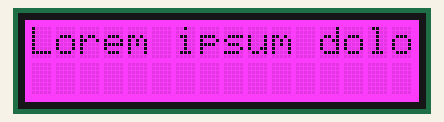
A sketch run on a simulated Arduino Uno, built with avr-gcc and run on an emulated ATmega328P. Shown: 16×2 character LCD.

Above: at 0.1 s.
At 1.7 s:
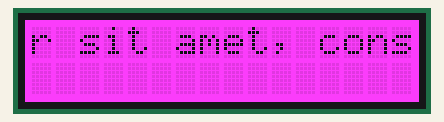
At 3.2 s:
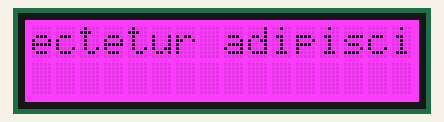
At 4.7 s:
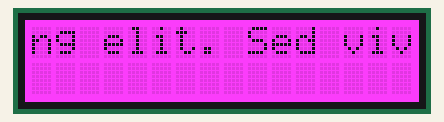
At 6.3 s:
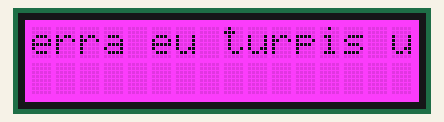
At 7.8 s:
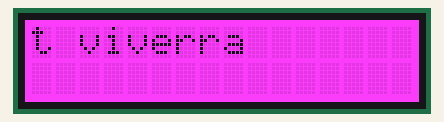

The sketch:

lcd.ino
```cpp
// (licence header left out)
#include <Wire.h>
#include "DFRobot_LCD.h"


int r,g,b;
int t=0;


DFRobot_LCD lcd(16,2);  //16 characters and 2 lines of show


void clearRow(int row, DFRobot_LCD& lcd) {
  lcd.setCursor(0, row);
  for (int i = 0; i < 16; i++) {
    lcd.print(" ");
  }
  lcd.setCursor(0, row);
}

void scrollText(const String s, int row, DFRobot_LCD& lcd) {
  auto s_len = s.length();

  String stringToPrint;
  if (s_len > 16) {
    for (int i = 0; i < s_len; i += 16) {
      stringToPrint = s.substring(i, min(s_len, 16 + i));
      lcd.print(stringToPrint);
      lcd.setCursor(0, row);
      delay(1500);
      clearRow(row, lcd);
    }

  } else {
    lcd.setCursor(0, row);
    lcd.print(s);
  }
}


void setup() {
  Serial.begin(9600);
  // initialize
  lcd.init();

  r = 255;
  g = 0;
  b = 255;
  t=t *3;
  lcd.setRGB(r, g, b);                  //Set R,G,B Value
  lcd.setCursor(0,0);

}

void loop() {
  scrollText("Lorem ipsum dolor sit amet, consectetur adipiscing elit. Sed viverra eu turpis ut viverra", 0, lcd);
  delay(300);
}
```

Measured:
- by itself, everything shown: repeats every 9.5 s, in 7 steps
- what the display in image 1 shows lasts 1.5 s, from 1.6 s to 3.1 s
